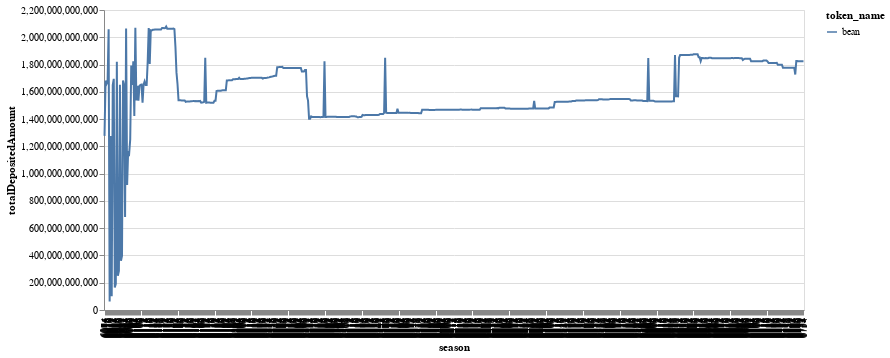

Notebook code cell kept with this figure:
### Code cell
df_dep = df_dep.loc[df_dep.token_name == 'bean']
alt.Chart(df_dep).mark_line().encode(
    x=alt.X("season:O"), 
    y=alt.Y("totalDepositedAmount:Q"), 
    color=alt.Color("token_name:N"), 
    tooltip=alt.Tooltip("totalDepositedAmount:Q")
).properties(width=700)

### Figure 1 — Vega-Lite specification as saved in the notebook (floating-point values rounded to 4 significant figures; data arrays with more than 128 entries replaced by an {"elided": "..."} marker saying what was removed)
{"config": {"view": {"continuousWidth": 400, "continuousHeight": 300}}, "data": {"name": "data-cb782dacc73912607b96c052ee850e69"}, "mark": "line", "encoding": {"color": {"field": "token_name", "type": "nominal"}, "tooltip": {"field": "totalDepositedAmount", "type": "quantitative"}, "x": {"field": "season", "type": "ordinal"}, "y": {"field": "totalDepositedAmount", "type": "quantitative"}}, "width": 700, "$schema": "https://vega.github.io/schema/vega-lite/v4.17.0.json", "datasets": {"data-cb782dacc73912607b96c052ee850e69": {"elided": "681 records"}}}
